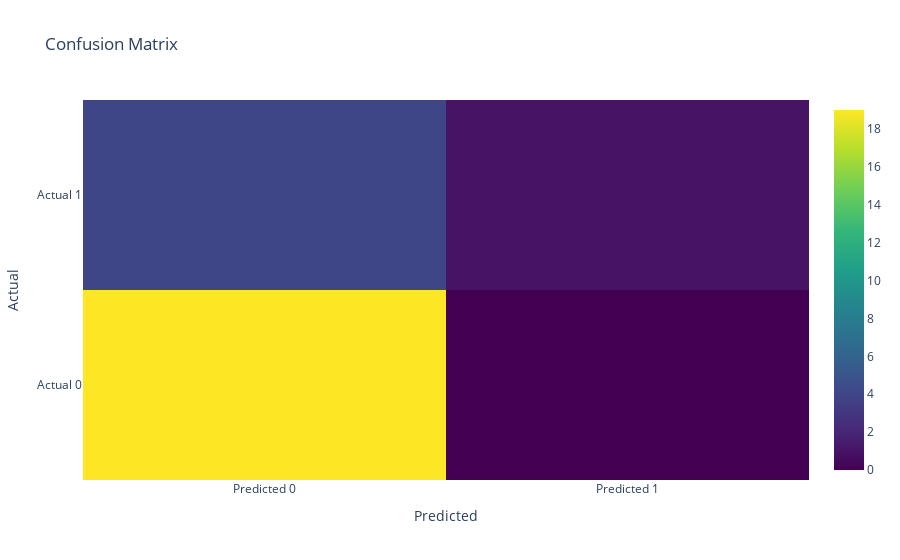

Write notebook code for a chart like this one.
### Code cell
# Creating a confusion matrix plot
conf_matrix = confusion_matrix(y_test, y_pred)

# Plotting the confusion matrix
fig = go.Figure(data=go.Heatmap(
                z=conf_matrix,
                x=['Predicted 0', 'Predicted 1'],
                y=['Actual 0', 'Actual 1'],
                colorscale='Viridis'))

fig.update_layout(title='Confusion Matrix', xaxis_title='Predicted', yaxis_title='Actual')
fig.show()

### Figure 1 — Plotly figure (JSON) as saved in the notebook; plotly's stock layout.template omitted (floating-point values rounded to 4 significant figures)
{"data": [{"colorscale": [[0, "#440154"], [0.1111, "#482878"], [0.2222, "#3e4989"], [0.3333, "#31688e"], [0.4444, "#26828e"], [0.5556, "#1f9e89"], [0.6667, "#35b779"], [0.7778, "#6ece58"], [0.8889, "#b5de2b"], [1, "#fde725"]], "type": "heatmap", "x": ["Predicted 0", "Predicted 1"], "y": ["Actual 0", "Actual 1"], "z": [[19, 0], [4, 1]]}], "layout": {"title": {"text": "Confusion Matrix"}, "xaxis": {"title": {"text": "Predicted"}}, "yaxis": {"title": {"text": "Actual"}}}}
